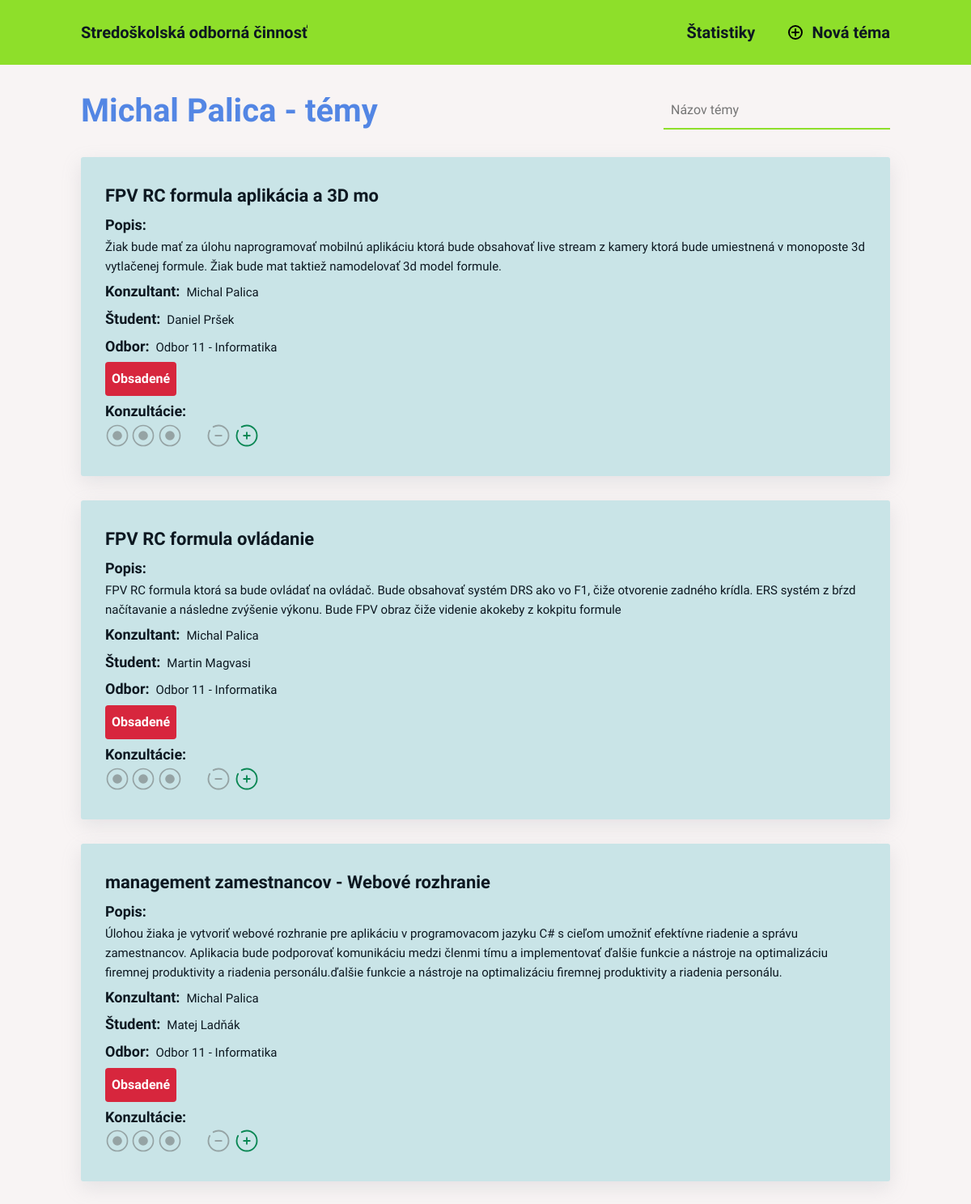
/ucitel/5, run on an earlier commit of the app's database.
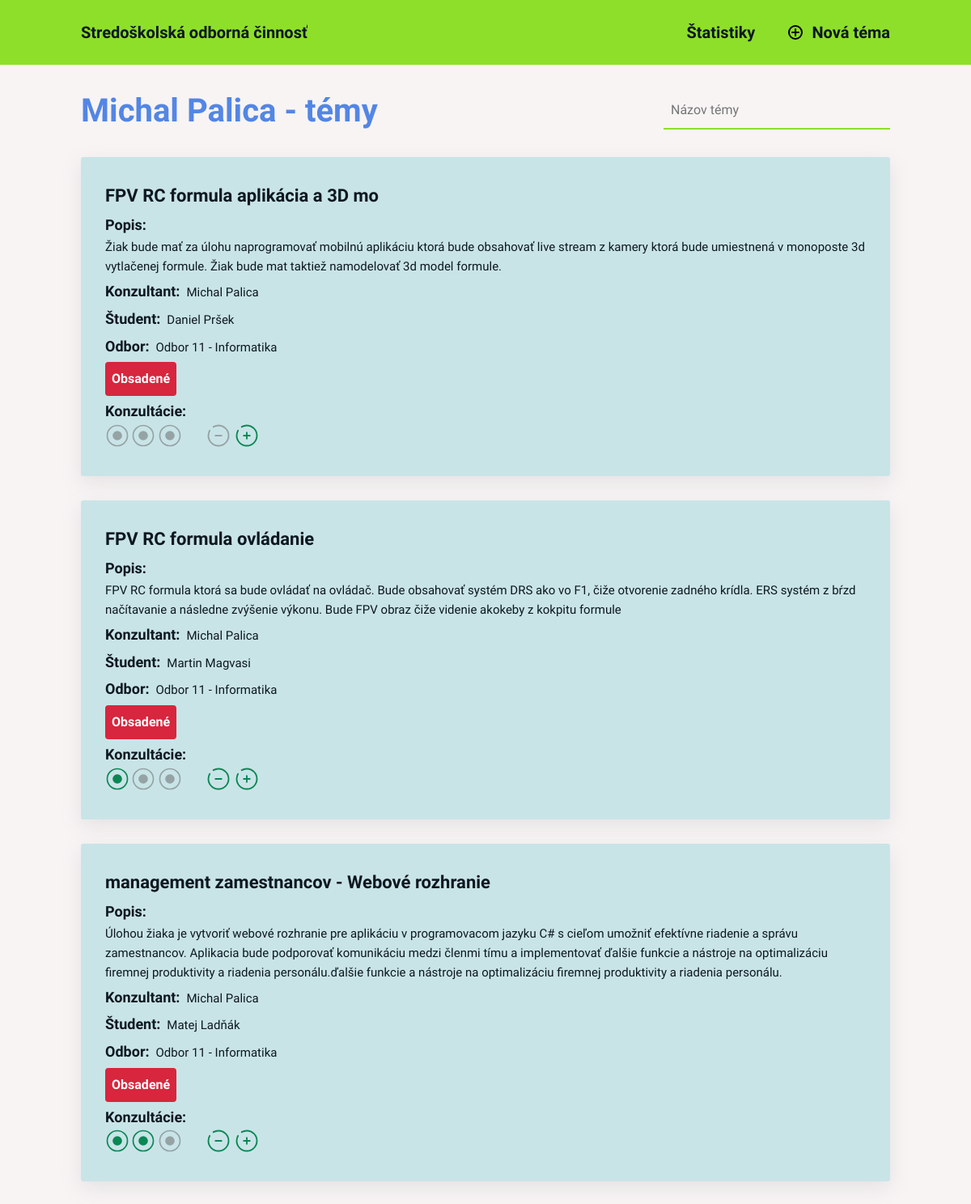
And on a later commit of the database.
### soc/models.py (models this page shows, shortened)
class Tema(models.Model):
    nazov = models.CharField(max_length=64)
    popis = models.TextField()
    konzultant = models.ForeignKey(Ucitel, on_delete=models.CASCADE)
    student = models.ForeignKey(Student, blank=True, null=True, on_delete=models.CASCADE)
    odbor = models.ForeignKey(Odbor, on_delete=models.CASCADE)
    dostupnost = models.ForeignKey(Dostupnost, default=get_default_availability, on_delete=models.CASCADE)
    pocet_konzultacii = models.IntegerField(default=0)
    class Meta:
        verbose_name = "Téma"
        verbose_name_plural = "Témy"
        ordering = ["-dostupnost", "nazov"]

class Ucitel(models.Model):
    meno = models.CharField(max_length=16)
    priezvisko = models.CharField(max_length=32)
    email = models.EmailField(max_length=254)
    heslo = models.CharField(max_length=255)
    class Meta:
        verbose_name = "Učiteľ"
        verbose_name_plural = "Učitelia"
        ordering = ["priezvisko"]
    def __str__(self) -> str:
        return f"{self.meno} {self.priezvisko}"

class Student(models.Model):
    meno = models.CharField(max_length=16)
    priezvisko = models.CharField(max_length=32)
    trieda = models.ForeignKey(Trieda, on_delete=models.CASCADE)
    email = models.EmailField(max_length=254)
    heslo = models.CharField(max_length=255)
    class Meta:
        verbose_name = "Študent"
        verbose_name_plural = "Študenti"
        ordering = ["priezvisko"]
    def __str__(self) -> str:
        return f"{self.meno} {self.priezvisko}"

class Odbor(models.Model):
    nazov = models.CharField(max_length=64)
    class Meta:
        verbose_name = "Odbor"
        verbose_name_plural = "Odbory"
        ordering = ["nazov"]
    def __str__(self) -> str:
        return f"{self.nazov}"

class Dostupnost(models.Model):
    nazov = models.CharField(max_length=32)
    class Meta:
        verbose_name = "Dostupnosť"
        verbose_name_plural = "Dostupnosti"
        ordering = ["nazov"]
    def __str__(self) -> str:
        return f"{self.nazov}"

### soc/views.py (the view)
# urls.py: path('ucitel/<int:pk>', views.ucitel, name="ucitel"),
def ucitel(request, pk):
    if request.method == "GET":
        ucitel = get_object_or_404(Ucitel, id=pk)
        temy = Tema.objects.filter(konzultant=ucitel).order_by("dostupnost_id", "nazov")
        range_filter = list(range(1, 4))
        return render(request, "soc/teacher.html", {
            "ucitel" : ucitel,
            "temy" : temy,
            "range_filter" : range_filter
        })

### soc/templates/soc/teacher.html (shortened to what this page needs)
{% extends "base.html" %}
{% load static %}
{% block style %}
<link rel="stylesheet" href="{% static "soc/css/teacher.css" %}">
{% endblock style %}
{% block content %}
    <div class="heading-container">
        <h1 class="heading-primary teacher-heading">{{ucitel}} - témy</h1>
        <div class="search-group">
            <input type="text" placeholder="Názov témy" class="input" id="topic-name" name="topic-name">
        </div>
    </div>
    <div class="overview">
        {% if temy %}
            {% for tema in temy %}
                <div class="overview-item">
                    <h2 class="heading-secondary"><a href="#" class="link topic">{{tema.nazov}}</a></h2>
                    <div class="description-container info-container">
                        <h3 class="heading-tertiary">Popis:</h3>
                        <div class="description-text info-text">{{tema.popis}}</div>
                    </div>
                    <div class="consultant-container info-container inline-container">
                        <h3 class="heading-tertiary">Konzultant:</h3>
                        <div class="info-text teacher" data-id="{{ tema.konzultant.id }}"><a href="{% url "ucitel" tema.konzultant.id %}" class="link">{{tema.konzultant}}</a></div>
                    </div>
                    <div class="student-container info-container inline-container">
                        <h3 class="heading-tertiary">Študent:</h3>
                        <div class="info-text student" data-id="{{ tema.student.id }}">
                            {% if tema.student == None %}
                            ---
                            {% else %}
                            <a href="{% url "student" tema.student.id %}" class="link">{{tema.student}}</a>
                            {% endif %}
                        </div>
                    </div>
                    <div class="department-container info-container inline-container">
                        <h3 class="heading-tertiary">Odbor:</h3>
                        <div class="info-text department" data-id="{{ tema.odbor.id }}">{{tema.odbor}}</div>
                    </div>
                    <div class="info-container availability-container">
                        <div class="availability
                                {% if tema.dostupnost.nazov == 'Obsadené' %}occupied{% endif %}
                                {% if tema.dostupnost.nazov == 'Čaká na schválenie' %}pending{% endif %} "
                            data-id="{{ tema.dostupnost.id }}">
                            {{ tema.dostupnost }}
                        </div>
                    </div>
                    {% if tema.dostupnost.nazov == "Obsadené" %}
                        <div class="info-container consultations-container">
                            <h3 class="heading-tertiary">Konzultácie: </h3>
                            <div class="consultations">
                                <div class="consultations-icons">
                                </div>
                                <div class="consultations-buttons">
                                    <form method="POST" class="consultations-form">
                                        <div class="button minus-button">
                                        </div>
                                        <div class="button plus-button">
                                        </div>
                                    </form>
                                </div>
                            </div>
                        </div>
                    {% endif %}
                </div>
            {% endfor %}
        {% endif %}
    </div>
{% endblock content %}

What changed in the data, as far as the page shows it:
changed Tema "FPV RC formula ovládanie": pocet_konzultacii 0 → 1 (drawn)
changed Tema "management zamestnancov - Webové rozhranie": pocet_konzultacii 0 → 2 (drawn)
